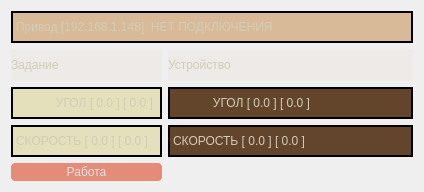
<?xml version="1.0" encoding="UTF-8"?>
<ui version="4.0">
 <class>WidgetTransmissionControl</class>
 <widget class="QWidget" name="WidgetTransmissionControl">
  <property name="geometry">
   <rect>
    <x>0</x>
    <y>0</y>
    <width>424</width>
    <height>192</height>
   </rect>
  </property>
  <property name="windowTitle">
   <string>Form</string>
  </property>
  <property name="styleSheet">
   <string notr="true">/* ---------------------------------------------------------------------------

    WARNING! File created programmatically. All changes made in this file will be lost!

    Created by the qtsass compiler v0.3.0

    The definitions are in the &quot;qdarkstyle.qss._styles.scss&quot; module

--------------------------------------------------------------------------- */
/* Light Style - QDarkStyleSheet ------------------------------------------ */
/*

See Qt documentation:

  - https://doc.qt.io/qt-5/stylesheet.html
  - https://doc.qt.io/qt-5/stylesheet-reference.html
  - https://doc.qt.io/qt-5/stylesheet-examples.html

--------------------------------------------------------------------------- */
/* Reset elements ------------------------------------------------------------

Resetting everything helps to unify styles across different operating systems

--------------------------------------------------------------------------- */
* {
  padding: 0px;
  margin: 0px;
  border: 0px;
  border-style: none;
  border-image: none;
  outline: 0;
}

/* specific reset for elements inside QToolBar */
QToolBar * {
  margin: 0px;
  padding: 0px;
}

/* QWidget ----------------------------------------------------------------

--------------------------------------------------------------------------- */
QWidget {
	/*background-color: #19232D;*/
	
	background-color: rgb(46, 65, 83);

  border: 0px solid #455364;
  padding: 0px;
  color: #E0E1E3;
  selection-background-color: #346792;
  selection-color: #E0E1E3;
}

QWidget:disabled {
  background-color: #19232D;
  color: #9DA9B5;
  selection-background-color: #26486B;
  selection-color: #9DA9B5;
}

QWidget::item:selected {
  background-color: #346792;
}

QWidget::item:hover:!selected {
  background-color: #1A72BB;
}

/* QMainWindow ------------------------------------------------------------

This adjusts the splitter in the dock widget, not qsplitter
https://doc.qt.io/qt-5/stylesheet-examples.html#customizing-qmainwindow

--------------------------------------------------------------------------- */
QMainWindow::separator {
  background-color: #455364;
  border: 0px solid #19232D;
  spacing: 0px;
  padding: 2px;
}

QMainWindow::separator:hover {
  background-color: #60798B;
  border: 0px solid #1A72BB;
}

QMainWindow::separator:horizontal {
  width: 5px;
  margin-top: 2px;
  margin-bottom: 2px;
  image: url(&quot;:/qss_icons/dark/rc/toolbar_separator_vertical.png&quot;);
}

QMainWindow::separator:vertical {
  height: 5px;
  margin-left: 2px;
  margin-right: 2px;
  image: url(&quot;:/qss_icons/dark/rc/toolbar_separator_horizontal.png&quot;);
}

/* QToolTip ---------------------------------------------------------------

https://doc.qt.io/qt-5/stylesheet-examples.html#customizing-qtooltip

--------------------------------------------------------------------------- */
QToolTip {
  background-color: #346792;
  color: #E0E1E3;
  /* If you remove the border property, background stops working on Windows */
  border: none;
  /* Remove padding, for fix combo box tooltip */
  padding: 0px;
  /* Remove opacity, fix #174 - may need to use RGBA */
}

/* QStatusBar -------------------------------------------------------------

https://doc.qt.io/qt-5/stylesheet-examples.html#customizing-qstatusbar

--------------------------------------------------------------------------- */
QStatusBar {
  border: 1px solid #455364;
  /* Fixes Spyder #9120, #9121 */
  background: #455364;
  /* Fixes #205, white vertical borders separating items */
}

QStatusBar::item {
  border: none;
}

QStatusBar QToolTip {
  background-color: #1A72BB;
  border: 1px solid #19232D;
  color: #19232D;
  /* Remove padding, for fix combo box tooltip */
  padding: 0px;
  /* Reducing transparency to read better */
  opacity: 230;
}

QStatusBar QLabel {
  /* Fixes Spyder #9120, #9121 */
  background: transparent;
}

/* QCheckBox --------------------------------------------------------------

https://doc.qt.io/qt-5/stylesheet-examples.html#customizing-qcheckbox

--------------------------------------------------------------------------- */
QCheckBox {
  background-color: #19232D;
  color: #E0E1E3;
  spacing: 4px;
  outline: none;
  padding-top: 4px;
  padding-bottom: 4px;
}

QCheckBox:focus {
  border: none;
}

QCheckBox QWidget:disabled {
  background-color: #19232D;
  color: #9DA9B5;
}

QCheckBox::indicator {
  margin-left: 2px;
  height: 14px;
  width: 14px;
}

QCheckBox::indicator:unchecked {
  image: url(&quot;:/qss_icons/dark/rc/checkbox_unchecked.png&quot;);
}

QCheckBox::indicator:unchecked:hover, QCheckBox::indicator:unchecked:focus, QCheckBox::indicator:unchecked:pressed {
  border: none;
  image: url(&quot;:/qss_icons/dark/rc/checkbox_unchecked_focus.png&quot;);
}

QCheckBox::indicator:unchecked:disabled {
  image: url(&quot;:/qss_icons/dark/rc/checkbox_unchecked_disabled.png&quot;);
}

QCheckBox::indicator:checked {
  image: url(&quot;:/qss_icons/dark/rc/checkbox_checked.png&quot;);
}

QCheckBox::indicator:checked:hover, QCheckBox::indicator:checked:focus, QCheckBox::indicator:checked:pressed {
  border: none;
  image: url(&quot;:/qss_icons/dark/rc/checkbox_checked_focus.png&quot;);
}

QCheckBox::indicator:checked:disabled {
  image: url(&quot;:/qss_icons/dark/rc/checkbox_checked_disabled.png&quot;);
}

QCheckBox::indicator:indeterminate {
  image: url(&quot;:/qss_icons/dark/rc/checkbox_indeterminate.png&quot;);
}

QCheckBox::indicator:indeterminate:disabled {
  image: url(&quot;:/qss_icons/dark/rc/checkbox_indeterminate_disabled.png&quot;);
}

QCheckBox::indicator:indeterminate:focus, QCheckBox::indicator:indeterminate:hover, QCheckBox::indicator:indeterminate:pressed {
  image: url(&quot;:/qss_icons/dark/rc/checkbox_indeterminate_focus.png&quot;);
}

/* QGroupBox --------------------------------------------------------------

https://doc.qt.io/qt-5/stylesheet-examples.html#customizing-qgroupbox

--------------------------------------------------------------------------- */
QGroupBox {
  font-weight: bold;
  border: 1px solid #455364;
  border-radius: 4px;
  padding: 2px;
  margin-top: 6px;
  margin-bottom: 4px;
}



QGroupBox::indicator {
  margin-left: 2px;
  margin-top: 2px;
  padding: 0;
  height: 14px;
  width: 14px;
}

QGroupBox::indicator:unchecked {
  border: none;
  image: url(&quot;:/qss_icons/dark/rc/checkbox_unchecked.png&quot;);
}

QGroupBox::indicator:unchecked:hover, QGroupBox::indicator:unchecked:focus, QGroupBox::indicator:unchecked:pressed {
  border: none;
  image: url(&quot;:/qss_icons/dark/rc/checkbox_unchecked_focus.png&quot;);
}

QGroupBox::indicator:unchecked:disabled {
  image: url(&quot;:/qss_icons/dark/rc/checkbox_unchecked_disabled.png&quot;);
}

QGroupBox::indicator:checked {
  border: none;
  image: url(&quot;:/qss_icons/dark/rc/checkbox_checked.png&quot;);
}

QGroupBox::indicator:checked:hover, QGroupBox::indicator:checked:focus, QGroupBox::indicator:checked:pressed {
  border: none;
  image: url(&quot;:/qss_icons/dark/rc/checkbox_checked_focus.png&quot;);
}

QGroupBox::indicator:checked:disabled {
  image: url(&quot;:/qss_icons/dark/rc/checkbox_checked_disabled.png&quot;);
}

/* QRadioButton -----------------------------------------------------------

https://doc.qt.io/qt-5/stylesheet-examples.html#customizing-qradiobutton

--------------------------------------------------------------------------- */
QRadioButton {
  background-color: #19232D;
  color: #E0E1E3;
  spacing: 4px;
  padding-top: 4px;
  padding-bottom: 4px;
  border: none;
  outline: none;
}

QRadioButton:focus {
  border: none;
}

QRadioButton:disabled {
  background-color: #19232D;
  color: #9DA9B5;
  border: none;
  outline: none;
}

QRadioButton QWidget {
  background-color: #19232D;
  color: #E0E1E3;
  spacing: 0px;
  padding: 0px;
  outline: none;
  border: none;
}

QRadioButton::indicator {
  border: none;
  outline: none;
  margin-left: 2px;
  height: 14px;
  width: 14px;
}

QRadioButton::indicator:unchecked {
  image: url(&quot;:/qss_icons/dark/rc/radio_unchecked.png&quot;);
}

QRadioButton::indicator:unchecked:hover, QRadioButton::indicator:unchecked:focus, QRadioButton::indicator:unchecked:pressed {
  border: none;
  outline: none;
  image: url(&quot;:/qss_icons/dark/rc/radio_unchecked_focus.png&quot;);
}

QRadioButton::indicator:unchecked:disabled {
  image: url(&quot;:/qss_icons/dark/rc/radio_unchecked_disabled.png&quot;);
}

QRadioButton::indicator:checked {
  border: none;
  outline: none;
  image: url(&quot;:/qss_icons/dark/rc/radio_checked.png&quot;);
}

QRadioButton::indicator:checked:hover, QRadioButton::indicator:checked:focus, QRadioButton::indicator:checked:pressed {
  border: none;
  outline: none;
  image: url(&quot;:/qss_icons/dark/rc/radio_checked_focus.png&quot;);
}

QRadioButton::indicator:checked:disabled {
  outline: none;
  image: url(&quot;:/qss_icons/dark/rc/radio_checked_disabled.png&quot;);
}

/* QMenuBar ---------------------------------------------------------------

https://doc.qt.io/qt-5/stylesheet-examples.html#customizing-qmenubar

--------------------------------------------------------------------------- */
QMenuBar {
  background-color: #455364;
  padding: 2px;
  border: 1px solid #19232D;
  color: #E0E1E3;
  selection-background-color: #1A72BB;
}

QMenuBar:focus {
  border: 1px solid #346792;
}

QMenuBar::item {
  background: transparent;
  padding: 4px;
}

QMenuBar::item:selected {
  padding: 4px;
  background: transparent;
  border: 0px solid #455364;
  background-color: #1A72BB;
}

QMenuBar::item:pressed {
  padding: 4px;
  border: 0px solid #455364;
  background-color: #1A72BB;
  color: #E0E1E3;
  margin-bottom: 0px;
  padding-bottom: 0px;
}

/* QMenu ------------------------------------------------------------------

https://doc.qt.io/qt-5/stylesheet-examples.html#customizing-qmenu

--------------------------------------------------------------------------- */
QMenu {
  border: 0px solid #455364;
  color: #E0E1E3;
  margin: 0px;
  background-color: #37414F;
  selection-background-color: #1A72BB;
}

QMenu::separator {
  height: 1px;
  background-color: #60798B;
  color: #E0E1E3;
}

QMenu::item {
  background-color: #37414F;
  padding: 4px 24px 4px 28px;
  /* Reserve space for selection border */
  border: 1px transparent #455364;
}

QMenu::item:selected {
  color: #E0E1E3;
  background-color: #1A72BB;
}

QMenu::item:pressed {
  background-color: #1A72BB;
}

QMenu::icon {
  padding-left: 10px;
  width: 14px;
  height: 14px;
}

QMenu::indicator {
  padding-left: 8px;
  width: 12px;
  height: 12px;
  /* non-exclusive indicator = check box style indicator (see QActionGroup::setExclusive) */
  /* exclusive indicator = radio button style indicator (see QActionGroup::setExclusive) */
}

QMenu::indicator:non-exclusive:unchecked {
  image: url(&quot;:/qss_icons/dark/rc/checkbox_unchecked.png&quot;);
}

QMenu::indicator:non-exclusive:unchecked:hover, QMenu::indicator:non-exclusive:unchecked:focus, QMenu::indicator:non-exclusive:unchecked:pressed {
  border: none;
  image: url(&quot;:/qss_icons/dark/rc/checkbox_unchecked_focus.png&quot;);
}

QMenu::indicator:non-exclusive:unchecked:disabled {
  image: url(&quot;:/qss_icons/dark/rc/checkbox_unchecked_disabled.png&quot;);
}

QMenu::indicator:non-exclusive:checked {
  image: url(&quot;:/qss_icons/dark/rc/checkbox_checked.png&quot;);
}

QMenu::indicator:non-exclusive:checked:hover, QMenu::indicator:non-exclusive:checked:focus, QMenu::indicator:non-exclusive:checked:pressed {
  border: none;
  image: url(&quot;:/qss_icons/dark/rc/checkbox_checked_focus.png&quot;);
}

QMenu::indicator:non-exclusive:checked:disabled {
  image: url(&quot;:/qss_icons/dark/rc/checkbox_checked_disabled.png&quot;);
}

QMenu::indicator:non-exclusive:indeterminate {
  image: url(&quot;:/qss_icons/dark/rc/checkbox_indeterminate.png&quot;);
}

QMenu::indicator:non-exclusive:indeterminate:disabled {
  image: url(&quot;:/qss_icons/dark/rc/checkbox_indeterminate_disabled.png&quot;);
}

QMenu::indicator:non-exclusive:indeterminate:focus, QMenu::indicator:non-exclusive:indeterminate:hover, QMenu::indicator:non-exclusive:indeterminate:pressed {
  image: url(&quot;:/qss_icons/dark/rc/checkbox_indeterminate_focus.png&quot;);
}

QMenu::indicator:exclusive:unchecked {
  image: url(&quot;:/qss_icons/dark/rc/radio_unchecked.png&quot;);
}

QMenu::indicator:exclusive:unchecked:hover, QMenu::indicator:exclusive:unchecked:focus, QMenu::indicator:exclusive:unchecked:pressed {
  border: none;
  outline: none;
  image: url(&quot;:/qss_icons/dark/rc/radio_unchecked_focus.png&quot;);
}

QMenu::indicator:exclusive:unchecked:disabled {
  image: url(&quot;:/qss_icons/dark/rc/radio_unchecked_disabled.png&quot;);
}

QMenu::indicator:exclusive:checked {
  border: none;
  outline: none;
  image: url(&quot;:/qss_icons/dark/rc/radio_checked.png&quot;);
}

QMenu::indicator:exclusive:checked:hover, QMenu::indicator:exclusive:checked:focus, QMenu::indicator:exclusive:checked:pressed {
  border: none;
  outline: none;
  image: url(&quot;:/qss_icons/dark/rc/radio_checked_focus.png&quot;);
}

QMenu::indicator:exclusive:checked:disabled {
  outline: none;
  image: url(&quot;:/qss_icons/dark/rc/radio_checked_disabled.png&quot;);
}

QMenu::right-arrow {
  margin: 5px;
  padding-left: 12px;
  image: url(&quot;:/qss_icons/dark/rc/arrow_right.png&quot;);
  height: 12px;
  width: 12px;
}

/* QAbstractItemView ------------------------------------------------------

https://doc.qt.io/qt-5/stylesheet-examples.html#customizing-qcombobox

--------------------------------------------------------------------------- */
QAbstractItemView {
  alternate-background-color: #19232D;
  color: #E0E1E3;
  border: 1px solid #455364;
  border-radius: 4px;
}

QAbstractItemView QLineEdit {
  padding: 2px;
}

/* QAbstractScrollArea ----------------------------------------------------

https://doc.qt.io/qt-5/stylesheet-examples.html#customizing-qabstractscrollarea

--------------------------------------------------------------------------- */
QAbstractScrollArea {
  background-color: #19232D;
  border: 1px solid #455364;
  border-radius: 4px;
  /* fix #159 */
  padding: 2px;
  /* remove min-height to fix #244 */
  color: #E0E1E3;
}

QAbstractScrollArea:disabled {
  color: #9DA9B5;
}

/* QScrollArea ------------------------------------------------------------

--------------------------------------------------------------------------- */
QScrollArea QWidget QWidget:disabled {
  background-color: #19232D;
}

/* QScrollBar -------------------------------------------------------------

https://doc.qt.io/qt-5/stylesheet-examples.html#customizing-qscrollbar

--------------------------------------------------------------------------- */
QScrollBar:horizontal {
  height: 16px;
  margin: 2px 16px 2px 16px;
  border: 1px solid #455364;
  border-radius: 4px;
  background-color: #19232D;
}

QScrollBar:vertical {
  background-color: #19232D;
  width: 16px;
  margin: 16px 2px 16px 2px;
  border: 1px solid #455364;
  border-radius: 4px;
}

QScrollBar::handle:horizontal {
  background-color: #60798B;
  border: 1px solid #455364;
  border-radius: 4px;
  min-width: 8px;
}

QScrollBar::handle:horizontal:hover {
  background-color: #346792;
  border: #346792;
  border-radius: 4px;
  min-width: 8px;
}

QScrollBar::handle:horizontal:focus {
  border: 1px solid #1A72BB;
}

QScrollBar::handle:vertical {
  background-color: #60798B;
  border: 1px solid #455364;
  min-height: 8px;
  border-radius: 4px;
}

QScrollBar::handle:vertical:hover {
  background-color: #346792;
  border: #346792;
  border-radius: 4px;
  min-height: 8px;
}

QScrollBar::handle:vertical:focus {
  border: 1px solid #1A72BB;
}

QScrollBar::add-line:horizontal {
  margin: 0px 0px 0px 0px;
  border-image: url(&quot;:/qss_icons/dark/rc/arrow_right_disabled.png&quot;);
  height: 12px;
  width: 12px;
  subcontrol-position: right;
  subcontrol-origin: margin;
}

QScrollBar::add-line:horizontal:hover, QScrollBar::add-line:horizontal:on {
  border-image: url(&quot;:/qss_icons/dark/rc/arrow_right.png&quot;);
  height: 12px;
  width: 12px;
  subcontrol-position: right;
  subcontrol-origin: margin;
}

QScrollBar::add-line:vertical {
  margin: 3px 0px 3px 0px;
  border-image: url(&quot;:/qss_icons/dark/rc/arrow_down_disabled.png&quot;);
  height: 12px;
  width: 12px;
  subcontrol-position: bottom;
  subcontrol-origin: margin;
}

QScrollBar::add-line:vertical:hover, QScrollBar::add-line:vertical:on {
  border-image: url(&quot;:/qss_icons/dark/rc/arrow_down.png&quot;);
  height: 12px;
  width: 12px;
  subcontrol-position: bottom;
  subcontrol-origin: margin;
}

QScrollBar::sub-line:horizontal {
  margin: 0px 3px 0px 3px;
  border-image: url(&quot;:/qss_icons/dark/rc/arrow_left_disabled.png&quot;);
  height: 12px;
  width: 12px;
  subcontrol-position: left;
  subcontrol-origin: margin;
}

QScrollBar::sub-line:horizontal:hover, QScrollBar::sub-line:horizontal:on {
  border-image: url(&quot;:/qss_icons/dark/rc/arrow_left.png&quot;);
  height: 12px;
  width: 12px;
  subcontrol-position: left;
  subcontrol-origin: margin;
}

QScrollBar::sub-line:vertical {
  margin: 3px 0px 3px 0px;
  border-image: url(&quot;:/qss_icons/dark/rc/arrow_up_disabled.png&quot;);
  height: 12px;
  width: 12px;
  subcontrol-position: top;
  subcontrol-origin: margin;
}

QScrollBar::sub-line:vertical:hover, QScrollBar::sub-line:vertical:on {
  border-image: url(&quot;:/qss_icons/dark/rc/arrow_up.png&quot;);
  height: 12px;
  width: 12px;
  subcontrol-position: top;
  subcontrol-origin: margin;
}

QScrollBar::up-arrow:horizontal, QScrollBar::down-arrow:horizontal {
  background: none;
}

QScrollBar::up-arrow:vertical, QScrollBar::down-arrow:vertical {
  background: none;
}

QScrollBar::add-page:horizontal, QScrollBar::sub-page:horizontal {
  background: none;
}

QScrollBar::add-page:vertical, QScrollBar::sub-page:vertical {
  background: none;
}

/* QTextEdit --------------------------------------------------------------

https://doc.qt.io/qt-5/stylesheet-examples.html#customizing-specific-widgets

--------------------------------------------------------------------------- */
QTextEdit {
  background-color: #19232D;
  color: #E0E1E3;
  border-radius: 4px;
  border: 1px solid #455364;
}

QTextEdit:focus {
  border: 1px solid #1A72BB;
}

QTextEdit:selected {
  background: #346792;
  color: #455364;
}

/* QPlainTextEdit ---------------------------------------------------------

--------------------------------------------------------------------------- */
QPlainTextEdit {
  background-color: #19232D;
  color: #E0E1E3;
  border-radius: 4px;
  border: 1px solid #455364;
}

QPlainTextEdit:focus {
  border: 1px solid #1A72BB;
}

QPlainTextEdit:selected {
  background: #346792;
  color: #455364;
}

/* QSizeGrip --------------------------------------------------------------

https://doc.qt.io/qt-5/stylesheet-examples.html#customizing-qsizegrip

--------------------------------------------------------------------------- */
QSizeGrip {
  background: transparent;
  width: 12px;
  height: 12px;
  image: url(&quot;:/qss_icons/dark/rc/window_grip.png&quot;);
}

/* QStackedWidget ---------------------------------------------------------

--------------------------------------------------------------------------- */
QStackedWidget {
  padding: 2px;
  border: 1px solid #455364;
  border: 1px solid #19232D;
}

/* QToolBar ---------------------------------------------------------------

https://doc.qt.io/qt-5/stylesheet-examples.html#customizing-qtoolbar

--------------------------------------------------------------------------- */
QToolBar {
  background-color: #455364;
  border-bottom: 1px solid #19232D;
  padding: 1px;
  font-weight: bold;
  spacing: 2px;
}

QToolBar:disabled {
  /* Fixes #272 */
  background-color: #455364;
}

QToolBar::handle:horizontal {
  width: 16px;
  image: url(&quot;:/qss_icons/dark/rc/toolbar_move_horizontal.png&quot;);
}

QToolBar::handle:vertical {
  height: 16px;
  image: url(&quot;:/qss_icons/dark/rc/toolbar_move_vertical.png&quot;);
}

QToolBar::separator:horizontal {
  width: 16px;
  image: url(&quot;:/qss_icons/dark/rc/toolbar_separator_horizontal.png&quot;);
}

QToolBar::separator:vertical {
  height: 16px;
  image: url(&quot;:/qss_icons/dark/rc/toolbar_separator_vertical.png&quot;);
}

QToolButton#qt_toolbar_ext_button {
  background: #455364;
  border: 0px;
  color: #E0E1E3;
  image: url(&quot;:/qss_icons/dark/rc/arrow_right.png&quot;);
}

/* QAbstractSpinBox -------------------------------------------------------

--------------------------------------------------------------------------- */
QAbstractSpinBox {
  background-color: #19232D;
  border: 1px solid #455364;
  color: #E0E1E3;
  /* This fixes 103, 111 */
  padding-top: 2px;
  /* This fixes 103, 111 */
  padding-bottom: 2px;
  padding-left: 4px;
  padding-right: 4px;
  border-radius: 4px;
  /* min-width: 5px; removed to fix 109 */
}

QAbstractSpinBox:up-button {
  background-color: transparent #19232D;
  subcontrol-origin: border;
  subcontrol-position: top right;
  border-left: 1px solid #455364;
  border-bottom: 1px solid #455364;
  border-top-left-radius: 0;
  border-bottom-left-radius: 0;
  margin: 1px;
  width: 12px;
  margin-bottom: -1px;
}

QAbstractSpinBox::up-arrow, QAbstractSpinBox::up-arrow:disabled, QAbstractSpinBox::up-arrow:off {
  image: url(&quot;:/qss_icons/dark/rc/arrow_up_disabled.png&quot;);
  height: 8px;
  width: 8px;
}

QAbstractSpinBox::up-arrow:hover {
  image: url(&quot;:/qss_icons/dark/rc/arrow_up.png&quot;);
}

QAbstractSpinBox:down-button {
  background-color: transparent #19232D;
  subcontrol-origin: border;
  subcontrol-position: bottom right;
  border-left: 1px solid #455364;
  border-top: 1px solid #455364;
  border-top-left-radius: 0;
  border-bottom-left-radius: 0;
  margin: 1px;
  width: 12px;
  margin-top: -1px;
}

QAbstractSpinBox::down-arrow, QAbstractSpinBox::down-arrow:disabled, QAbstractSpinBox::down-arrow:off {
  image: url(&quot;:/qss_icons/dark/rc/arrow_down_disabled.png&quot;);
  height: 8px;
  width: 8px;
}

QAbstractSpinBox::down-arrow:hover {
  image: url(&quot;:/qss_icons/dark/rc/arrow_down.png&quot;);
}

QAbstractSpinBox:hover {
  border: 1px solid #346792;
  color: #E0E1E3;
}

QAbstractSpinBox:focus {
  border: 1px solid #1A72BB;
}

QAbstractSpinBox:selected {
  background: #346792;
  color: #455364;
}

/* ------------------------------------------------------------------------ */
/* DISPLAYS --------------------------------------------------------------- */
/* ------------------------------------------------------------------------ */
/* QLabel -----------------------------------------------------------------

https://doc.qt.io/qt-5/stylesheet-examples.html#customizing-qframe

--------------------------------------------------------------------------- */
QLabel {
  background-color: #19232D;
  border: 0px solid #455364;
  padding: 2px;
  margin: 0px;
  color: #E0E1E3;
}

QLabel:disabled {
  background-color: #19232D;
  border: 0px solid #455364;
  color: #9DA9B5;
}

/* QTextBrowser -----------------------------------------------------------

https://doc.qt.io/qt-5/stylesheet-examples.html#customizing-qabstractscrollarea

--------------------------------------------------------------------------- */
QTextBrowser {
  background-color: #19232D;
  border: 1px solid #455364;
  color: #E0E1E3;
  border-radius: 4px;
}

QTextBrowser:disabled {
  background-color: #19232D;
  border: 1px solid #455364;
  color: #9DA9B5;
  border-radius: 4px;
}

QTextBrowser:hover, QTextBrowser:!hover, QTextBrowser:selected, QTextBrowser:pressed {
  border: 1px solid #455364;
}

/* QGraphicsView ----------------------------------------------------------

--------------------------------------------------------------------------- */
QGraphicsView {
  background-color: #19232D;
  border: 1px solid #455364;
  color: #E0E1E3;
  border-radius: 4px;
}

QGraphicsView:disabled {
  background-color: #19232D;
  border: 1px solid #455364;
  color: #9DA9B5;
  border-radius: 4px;
}

QGraphicsView:hover, QGraphicsView:!hover, QGraphicsView:selected, QGraphicsView:pressed {
  border: 1px solid #455364;
}

/* QCalendarWidget --------------------------------------------------------

--------------------------------------------------------------------------- */
QCalendarWidget {
  border: 1px solid #455364;
  border-radius: 4px;
}

QCalendarWidget:disabled {
  background-color: #19232D;
  color: #9DA9B5;
}

/* QLCDNumber -------------------------------------------------------------

--------------------------------------------------------------------------- */
QLCDNumber {
  background-color: #19232D;
  color: #E0E1E3;
}

QLCDNumber:disabled {
  background-color: #19232D;
  color: #9DA9B5;
}

/* QProgressBar -----------------------------------------------------------

https://doc.qt.io/qt-5/stylesheet-examples.html#customizing-qprogressbar

--------------------------------------------------------------------------- */
QProgressBar {
  background-color: #19232D;
  border: 1px solid #455364;
  color: #E0E1E3;
  border-radius: 4px;
  text-align: center;
}

QProgressBar:disabled {
  background-color: #19232D;
  border: 1px solid #455364;
  color: #9DA9B5;
  border-radius: 4px;
  text-align: center;
}

QProgressBar::chunk {
  background-color: #346792;
  color: #19232D;
  border-radius: 4px;
}

QProgressBar::chunk:disabled {
  background-color: #26486B;
  color: #9DA9B5;
  border-radius: 4px;
}

/* ------------------------------------------------------------------------ */
/* BUTTONS ---------------------------------------------------------------- */
/* ------------------------------------------------------------------------ */
/* QPushButton ------------------------------------------------------------

https://doc.qt.io/qt-5/stylesheet-examples.html#customizing-qpushbutton

--------------------------------------------------------------------------- */
QPushButton {
  background-color: #455364;
  color: #E0E1E3;
  border-radius: 4px;
  padding: 2px;
  outline: none;
  border: none;
}

QPushButton:disabled {
  background-color: #455364;
  color: #9DA9B5;
  border-radius: 4px;
  padding: 2px;
}

QPushButton:checked {
  background-color: #60798B;
  border-radius: 4px;
  padding: 2px;
  outline: none;
}

QPushButton:checked:disabled {
  background-color: #60798B;
  color: #9DA9B5;
  border-radius: 4px;
  padding: 2px;
  outline: none;
}

QPushButton:checked:selected {
  background: #60798B;
}

QPushButton:hover {
  background-color: #54687A;
  color: #E0E1E3;
}

QPushButton:pressed {
  background-color: #60798B;
}

QPushButton:selected {
  background: #60798B;
  color: #E0E1E3;
}

QPushButton::menu-indicator {
  subcontrol-origin: padding;
  subcontrol-position: bottom right;
  bottom: 4px;
}

QDialogButtonBox QPushButton {
  /* Issue #194 #248 - Special case of QPushButton inside dialogs, for better UI */
  min-width: 80px;
}

/* QToolButton ------------------------------------------------------------

https://doc.qt.io/qt-5/stylesheet-examples.html#customizing-qtoolbutton

--------------------------------------------------------------------------- */
QToolButton {
  background-color: #455364;
  color: #E0E1E3;
  border-radius: 4px;
  padding: 2px;
  outline: none;
  border: none;
  /* The subcontrols below are used only in the DelayedPopup mode */
  /* The subcontrols below are used only in the MenuButtonPopup mode */
  /* The subcontrol below is used only in the InstantPopup or DelayedPopup mode */
}

QToolButton:disabled {
  background-color: #455364;
  color: #9DA9B5;
  border-radius: 4px;
  padding: 2px;
}

QToolButton:checked {
  background-color: #60798B;
  border-radius: 4px;
  padding: 2px;
  outline: none;
}

QToolButton:checked:disabled {
  background-color: #60798B;
  color: #9DA9B5;
  border-radius: 4px;
  padding: 2px;
  outline: none;
}

QToolButton:checked:hover {
  background-color: #54687A;
  color: #E0E1E3;
}

QToolButton:checked:pressed {
  background-color: #60798B;
}

QToolButton:checked:selected {
  background: #60798B;
  color: #E0E1E3;
}

QToolButton:hover {
  background-color: #54687A;
  color: #E0E1E3;
}

QToolButton:pressed {
  background-color: #60798B;
}

QToolButton:selected {
  background: #60798B;
  color: #E0E1E3;
}

QToolButton[popupMode=&quot;0&quot;] {
  /* Only for DelayedPopup */
  padding-right: 2px;
}

QToolButton[popupMode=&quot;1&quot;] {
  /* Only for MenuButtonPopup */
  padding-right: 20px;
}

QToolButton[popupMode=&quot;1&quot;]::menu-button {
  border: none;
}

QToolButton[popupMode=&quot;1&quot;]::menu-button:hover {
  border: none;
  border-left: 1px solid #455364;
  border-radius: 0;
}

QToolButton[popupMode=&quot;2&quot;] {
  /* Only for InstantPopup */
  padding-right: 2px;
}

QToolButton::menu-button {
  padding: 2px;
  border-radius: 4px;
  width: 12px;
  border: none;
  outline: none;
}

QToolButton::menu-button:hover {
  border: 1px solid #346792;
}

QToolButton::menu-button:checked:hover {
  border: 1px solid #346792;
}

QToolButton::menu-indicator {
  image: url(&quot;:/qss_icons/dark/rc/arrow_down.png&quot;);
  height: 8px;
  width: 8px;
  top: 0;
  /* Exclude a shift for better image */
  left: -2px;
  /* Shift it a bit */
}

QToolButton::menu-arrow {
  image: url(&quot;:/qss_icons/dark/rc/arrow_down.png&quot;);
  height: 8px;
  width: 8px;
}

QToolButton::menu-arrow:hover {
  image: url(&quot;:/qss_icons/dark/rc/arrow_down_focus.png&quot;);
}

/* QCommandLinkButton -----------------------------------------------------

--------------------------------------------------------------------------- */
QCommandLinkButton {
  background-color: transparent;
  border: 1px solid #455364;
  color: #E0E1E3;
  border-radius: 4px;
  padding: 0px;
  margin: 0px;
}

QCommandLinkButton:disabled {
  background-color: transparent;
  color: #9DA9B5;
}

/* ------------------------------------------------------------------------ */
/* INPUTS - NO FIELDS ----------------------------------------------------- */
/* ------------------------------------------------------------------------ */
/* QComboBox --------------------------------------------------------------

https://doc.qt.io/qt-5/stylesheet-examples.html#customizing-qcombobox

--------------------------------------------------------------------------- */
QComboBox {
  border: 1px solid #455364;
  border-radius: 4px;
  selection-background-color: #346792;
  padding-left: 4px;
  padding-right: 4px;
  /* padding-right = 36; 4 + 16*2 See scrollbar size */
  /* changed to 4px to fix #239 */
  /* Fixes #103, #111 */
  min-height: 1.5em;
  /* padding-top: 2px;     removed to fix #132 */
  /* padding-bottom: 2px;  removed to fix #132 */
  /* min-width: 75px;      removed to fix #109 */
  /* Needed to remove indicator - fix #132 */
}

QComboBox QAbstractItemView {
  border: 1px solid #455364;
  border-radius: 0;
  background-color: #19232D;
  selection-background-color: #346792;
}

QComboBox QAbstractItemView:hover {
  background-color: #19232D;
  color: #E0E1E3;
}

QComboBox QAbstractItemView:selected {
  background: #346792;
  color: #455364;
}

QComboBox QAbstractItemView:alternate {
  background: #19232D;
}

QComboBox:disabled {
  background-color: #19232D;
  color: #9DA9B5;
}

QComboBox:hover {
  border: 1px solid #346792;
}

QComboBox:focus {
  border: 1px solid #1A72BB;
}

QComboBox:on {
  selection-background-color: #346792;
}

QComboBox::indicator {
  border: none;
  border-radius: 0;
  background-color: transparent;
  selection-background-color: transparent;
  color: transparent;
  selection-color: transparent;
  /* Needed to remove indicator - fix #132 */
}

QComboBox::indicator:alternate {
  background: #19232D;
}

QComboBox::item {
  /* Remove to fix #282, #285 and MR #288*/
  /*&amp;:checked {
            font-weight: bold;
        }

        &amp;:selected {
            border: 0px solid transparent;
        }
        */
}

QComboBox::item:alternate {
  background: #19232D;
}</string>
  </property>
  <layout class="QGridLayout" name="gridLayout">
   <item row="1" column="0">
    <widget class="QLabel" name="label">
     <property name="styleSheet">
      <string notr="true">QLabel
{
border: 0px solid line black;
	background-color: rgba(184, 105, 17,10);
	font: 700 12pt &quot;Ubuntu&quot;;
	color: rgb(210, 204, 182);
}</string>
     </property>
     <property name="text">
      <string>Задание</string>
     </property>
    </widget>
   </item>
   <item row="2" column="0">
    <widget class="QLabel" name="labelDisplayPos1">
     <property name="styleSheet">
      <string notr="true">QLabel
{
border: 2px solid line black;
	
	background-color: rgba(191, 174, 23,60);
	font: 700 12pt &quot;Ubuntu&quot;;
	color: rgb(210, 204, 182);
}</string>
     </property>
     <property name="text">
      <string>            УГОЛ [ 0.0 ] [ 0.0 ] </string>
     </property>
    </widget>
   </item>
   <item row="2" column="1" colspan="2">
    <widget class="QLabel" name="labelDisplayPos2">
     <property name="styleSheet">
      <string notr="true">QLabel
{
border: 2px solid line black;
	
	background-color: rgb(99, 69, 44);
	font: 700 12pt &quot;Ubuntu&quot;;
	color: rgb(210, 204, 182);
}</string>
     </property>
     <property name="text">
      <string>            УГОЛ [ 0.0 ] [ 0.0 ] </string>
     </property>
    </widget>
   </item>
   <item row="3" column="0">
    <widget class="QLabel" name="labelDisplayVelocity1">
     <property name="styleSheet">
      <string notr="true">QLabel
{
border: 2px solid line black;
	
	background-color: rgba(191, 174, 23,60);
	font: 700 12pt &quot;Ubuntu&quot;;
	color: rgb(210, 204, 182);
}</string>
     </property>
     <property name="text">
      <string>СКОРОСТЬ [ 0.0 ] [ 0.0 ] </string>
     </property>
    </widget>
   </item>
   <item row="3" column="1" colspan="2">
    <widget class="QLabel" name="labelDisplayVelocity2">
     <property name="styleSheet">
      <string notr="true">QLabel
{
border: 2px solid line black;
	
	background-color: rgb(99, 69, 44);
	font: 700 12pt &quot;Ubuntu&quot;;
	color: rgb(210, 204, 182);
}</string>
     </property>
     <property name="text">
      <string>СКОРОСТЬ [ 0.0 ] [ 0.0 ] </string>
     </property>
    </widget>
   </item>
   <item row="4" column="0">
    <widget class="QPushButton" name="butStartStopWork">
     <property name="styleSheet">
      <string notr="true">QPushButton {
	background-color: rgba(220, 59, 23,140);
  color: #E0E1E3;
  border-radius: 4px;
  padding: 2px;
  outline: none;
  border: none;
	font: 14pt &quot;Ubuntu&quot;;
}

QPushButton:disabled {
  background-color: #455364;
  color: #9DA9B5;
  border-radius: 4px;
  padding: 2px;
}

QPushButton:checked {
	background-color: rgb(5, 102, 12);
  border-radius: 4px;
  padding: 2px;
  outline: none;
font: 14pt &quot;Ubuntu&quot;;
}

QPushButton:checked:disabled {
  background-color: #60798B;
  color: #9DA9B5;
  border-radius: 4px;
  padding: 2px;
  outline: none;
}

QPushButton:checked:selected {
  background: #60798B;
}

QPushButton:hover {
  background-color: #54687A;
  color: #E0E1E3;
}

QPushButton:pressed {
  background-color: #60798B;
}

QPushButton:selected {
  background: #60798B;
  color: #E0E1E3;
}

QPushButton::menu-indicator {
  subcontrol-origin: padding;
  subcontrol-position: bottom right;
  bottom: 4px;
	background-color: rgb(210, 204, 182);
}

QDialogButtonBox QPushButton {
  /* Issue #194 #248 - Special case of QPushButton inside dialogs, for better UI */
  min-width: 80px;
}</string>
     </property>
     <property name="text">
      <string>Работа</string>
     </property>
     <property name="checkable">
      <bool>true</bool>
     </property>
     <property name="checked">
      <bool>false</bool>
     </property>
    </widget>
   </item>
   <item row="0" column="0" colspan="3">
    <widget class="QLabel" name="labelStatus">
     <property name="styleSheet">
      <string notr="true">QLabel
{
border: 2px solid line black;
	background-color: rgba(184, 105, 17,100);
	font: 700 12pt &quot;Ubuntu&quot;;
	color: rgb(210, 204, 182);
}</string>
     </property>
     <property name="text">
      <string>Привод [192.168.1.148]  НЕТ ПОДКЛЮЧЕНИЯ</string>
     </property>
    </widget>
   </item>
   <item row="1" column="1" colspan="2">
    <widget class="QLabel" name="label_2">
     <property name="styleSheet">
      <string notr="true">QLabel
{
border: 0px solid line black;
	background-color: rgba(184, 105, 17,10);
	font: 700 12pt &quot;Ubuntu&quot;;
	color: rgb(210, 204, 182);
}</string>
     </property>
     <property name="text">
      <string>Устройство</string>
     </property>
    </widget>
   </item>
  </layout>
 </widget>
 <resources/>
 <connections/>
</ui>
